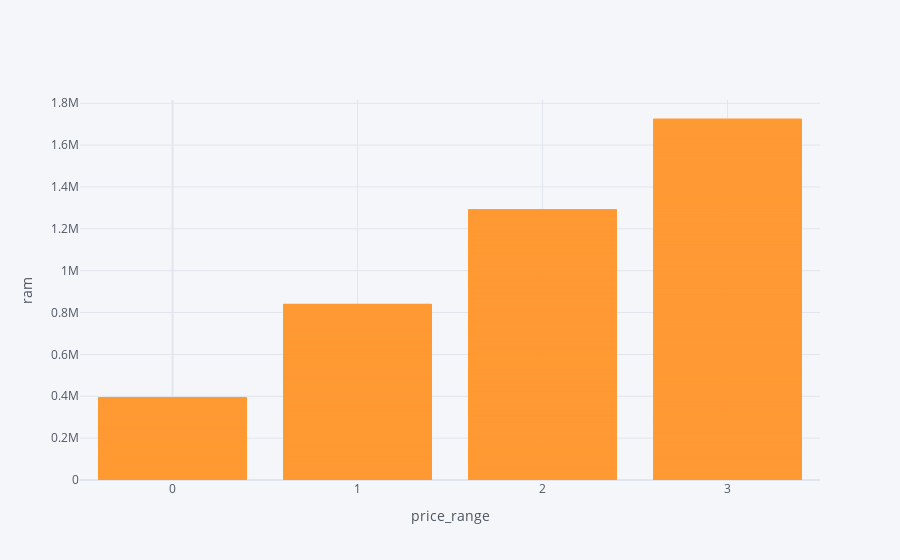

Notebook cell for this chart:
### Code cell
trf.iplot(x = 'price_range' , y='ram' , kind='bar' , mode='markers' , 
          xTitle='price_range',yTitle='ram' )

### Figure 1 — Plotly figure (JSON) as saved in the notebook; plotly's stock layout.template omitted (floating-point values rounded to 4 significant figures; data arrays with more than 128 entries replaced by an {"elided": "..."} marker saying what was removed)
{"data": [{"marker": {"color": "rgba(255, 153, 51, 0.6)", "line": {"color": "rgba(255, 153, 51, 1.0)", "width": 1}}, "name": "ram", "orientation": "v", "text": "", "type": "bar", "x": {"elided": "2000 int values"}, "y": {"elided": "2000 int values"}}], "layout": {"legend": {"bgcolor": "#F5F6F9", "font": {"color": "#4D5663"}}, "paper_bgcolor": "#F5F6F9", "plot_bgcolor": "#F5F6F9", "title": {"font": {"color": "#4D5663"}}, "xaxis": {"gridcolor": "#E1E5ED", "showgrid": true, "tickfont": {"color": "#4D5663"}, "title": {"font": {"color": "#4D5663"}, "text": "price_range"}, "zerolinecolor": "#E1E5ED"}, "yaxis": {"gridcolor": "#E1E5ED", "showgrid": true, "tickfont": {"color": "#4D5663"}, "title": {"font": {"color": "#4D5663"}, "text": "ram"}, "zerolinecolor": "#E1E5ED"}}}
